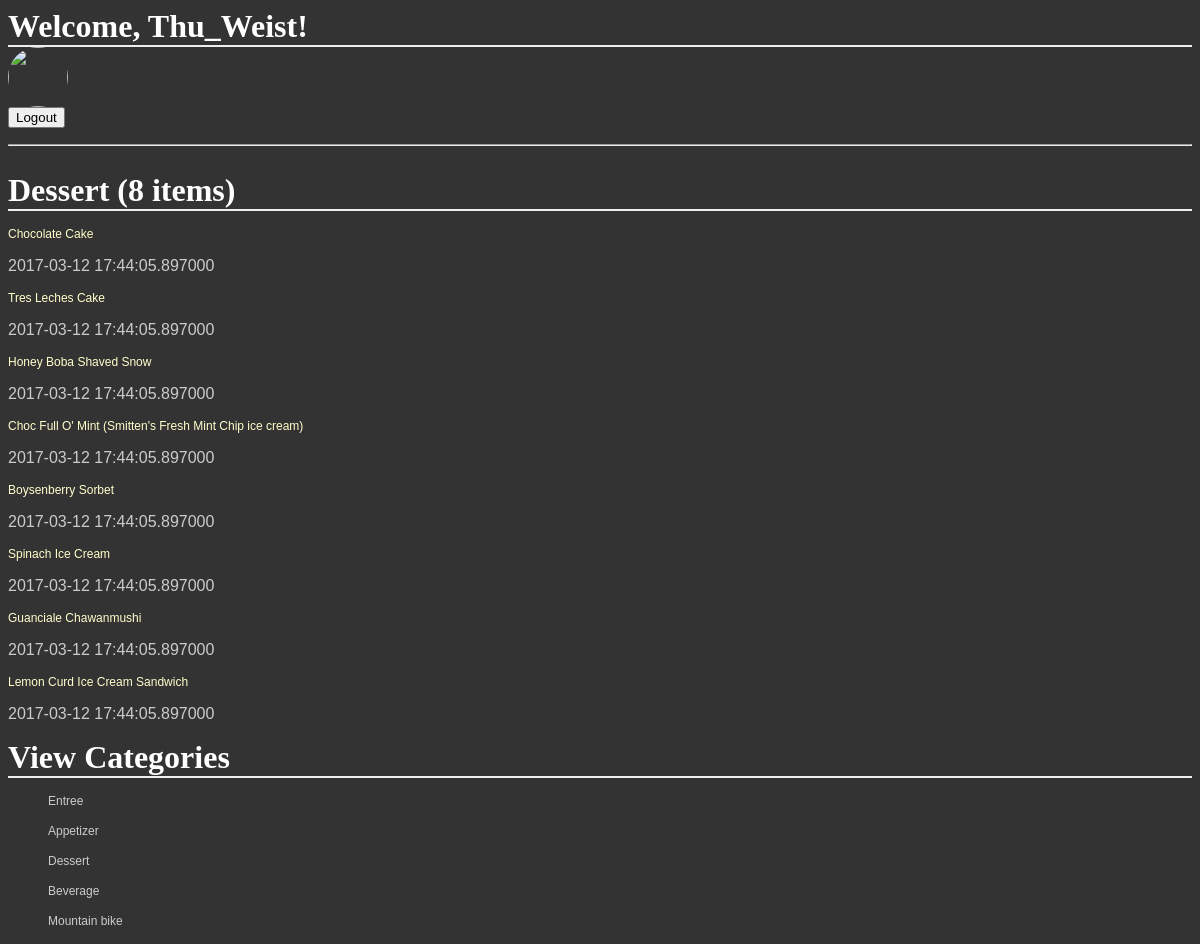
The app's page /catalog/Dessert (signed in) with its own data.
### database_setup.py (models this page shows, shortened)
class CatalogItem(Base):
    __tablename__ = 'catalog_item'
    id = Column(Integer, primary_key = True)
    name = Column(String(250), nullable = False)
    price = Column(String(8))
    category = Column(String(250))
    description = Column(String(250))
    dt_added = Column(DateTime, nullable = False, default = datetime.datetime.now())
    dt_modded = Column(DateTime, nullable = False, default = datetime.datetime.now(), onupdate = datetime.datetime.now())
    user_id = Column(Integer, ForeignKey('user.id'))
    user = relationship(User)

### public_page.py (the view)
@public_page.route('/catalog/<string:category>/items', methods = ['GET'])
@public_page.route('/catalog/<string:category>', methods = ['GET'])
def viewCategory(category):
    items = session.query(CatalogItem).filter_by(category = category).all()
    categories = dbfunctions.getUnique(CatalogItem.category)
    cat_name = list(k[0] for k in categories)
    return render_template('categorylist.html',
        items = items,
        category = category,
        categories = cat_name)

### dbfunctions.py (called while the page is built)
def getUnique(cls_attr):
    return session.query(cls_attr).distinct(cls_attr).all()

### templates/categorylist.html
{% extends 'base.html' %}
{% block content %}
<h1>{{ '%s (%s items)' % (category, items|length) }}</h1>
{% for i in items %}
<div>
  <p><a href="{{url_for('public_page.viewCatalogItem', category = category, item_id = i.id)}}">{{i.name}}</a></p>
  <p>{{i.dt_modded}}</p>
</div>
{% endfor %}
<h1>View Categories</h1>
<div>
  {% for cat in categories %}
  <ul>
    <a href="{{url_for('public_page.viewCategory', category = cat)}}"><p>{{cat}}</p></a>
  </ul>
  {% endfor %}
</div>
{% endblock %}

### static/styles.css (style rules this page uses)
body { font-family: sans-serif; background-image: url('img3.jpg'); background-color: #333333 }
h1, h2, h3, h4 { color: #FFFFFF; }
h1, h2 { font-family: 'Georgia', serif; margin: 0; }
h1 { border-bottom: 2px solid #eee; }
p, dd, dt { color: #CCCCCC; }
a { text-decoration: none; color:#FFFFCC; font-size: .75em; }

### records on screen
CatalogItem: name "Chocolate Cake", dt_modded "2017-03-12 17:44:05.897000"
CatalogItem: name "Tres Leches Cake", dt_modded "2017-03-12 17:44:05.897000"
CatalogItem: name "Honey Boba Shaved Snow", dt_modded "2017-03-12 17:44:05.897000"
CatalogItem: name "Choc Full O' Mint (Smitten's Fresh Mint Chip ice cream)", dt_modded "2017-03-12 17:44:05.897000"
CatalogItem: name "Boysenberry Sorbet", dt_modded "2017-03-12 17:44:05.897000"
CatalogItem: name "Spinach Ice Cream", dt_modded "2017-03-12 17:44:05.897000"
CatalogItem: name "Guanciale Chawanmushi", dt_modded "2017-03-12 17:44:05.897000"
CatalogItem: name "Lemon Curd Ice Cream Sandwich", dt_modded "2017-03-12 17:44:05.897000"

### other values on screen
{{ session['username'] }} "Thu_Weist"
{{ '%s (%s items)' % (category, items|length) }} "Dessert (8 items)"
{{ cat }} "Entree" "Appetizer" "Dessert" "Beverage" "Mountain bike"
